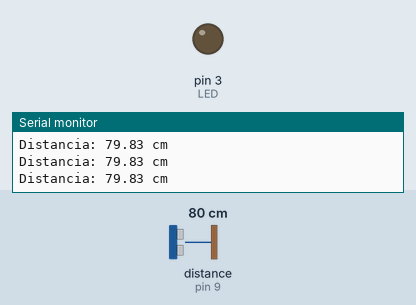
A sketch run on a simulated Arduino Uno, built with avr-gcc and run on an emulated ATmega328P. Shown: output pins drawn as LEDs (lit = HIGH), the last lines printed to the serial monitor. Wiring (inferred from the names in the program): ultrasonic range finder: trigger pin 10; echo pin 9. Dashed ring = blinking. The inputs (shaded band) are chosen by the test bench; at power-on: distance to the obstacle (sensor on pin 9) 80 cm. The echo pulse lasts 58.3 µs per cm; pins used as bus, display or sensor lines are not drawn.

Above: at 1.2 s.
1.3 s: distance to the obstacle (sensor on pin 9) set to 23 cm
2.8 s: distance to the obstacle (sensor on pin 9) set to 18 cm
At 3.0 s:
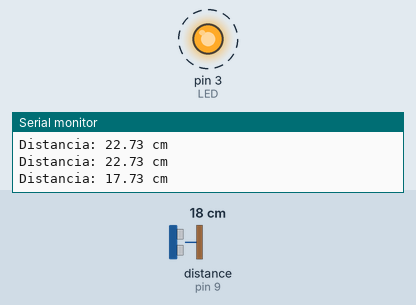
5.8 s: distance to the obstacle (sensor on pin 9) set to 35 cm
At 6.4 s:
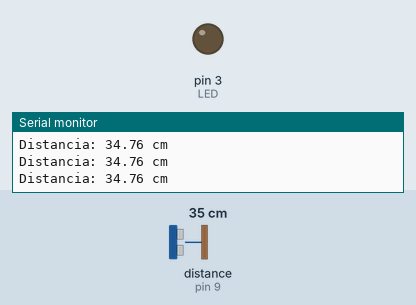
7.3 s: distance to the obstacle (sensor on pin 9) set to 2 cm
At 7.64 s:
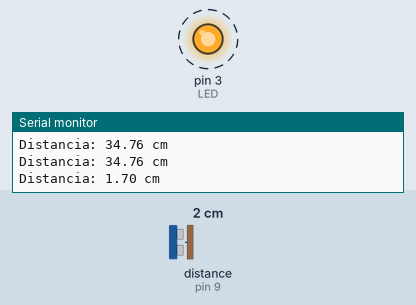
Timing chart, 0 to 11.3 s (numbered marks = the images above; inputs shaded):
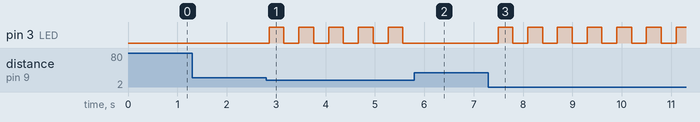

The sketch:

LABORATORIO.INO.ino
```cpp
int TRIG = 10;
int ECO = 9;
int LED = 3;
long DURACION;
float DISTANCIA;

void setup(){
  pinMode(TRIG, OUTPUT);
  pinMode(ECO, INPUT);
  pinMode(LED, OUTPUT);
  digitalWrite(TRIG, LOW);
  Serial.begin(9600);
}

void loop(){
  digitalWrite(TRIG, LOW);
  delayMicroseconds(2);
  digitalWrite(TRIG, HIGH);
  delayMicroseconds(10);
  digitalWrite(TRIG, LOW);

  // Leer eco con timeout
  DURACION = pulseIn(ECO, HIGH, 30000);

  // Calcular distancia en cm
  DISTANCIA = DURACION / 58.2;

  Serial.print("Distancia: ");
  Serial.print(DISTANCIA);
  Serial.println(" cm");

  // Parpadear LED si objeto está cerca
  if(DISTANCIA <= 20 && DISTANCIA > 0){
    digitalWrite(LED, HIGH);
    delay(300);
    digitalWrite(LED, LOW);
    delay(300);
  } else {
    digitalWrite(LED, LOW);
    delay(200);
  }
}
```

Measured:
- the behaviour switches between 21 and 20 cm on distance to the obstacle (sensor on pin 9) (found by bisection; images 0 and 1)
- after the input at 2.8 s, pin 3 (LED): alternates HIGH for 0.30 s and LOW for 0.30 s, starting after 0.06 s
- after the input at 5.8 s, pin 3 (LED): stops changing and stays LOW
- after the input at 7.3 s, pin 3 (LED): alternates HIGH for 0.30 s and LOW for 0.30 s, starting after 0.19 s
